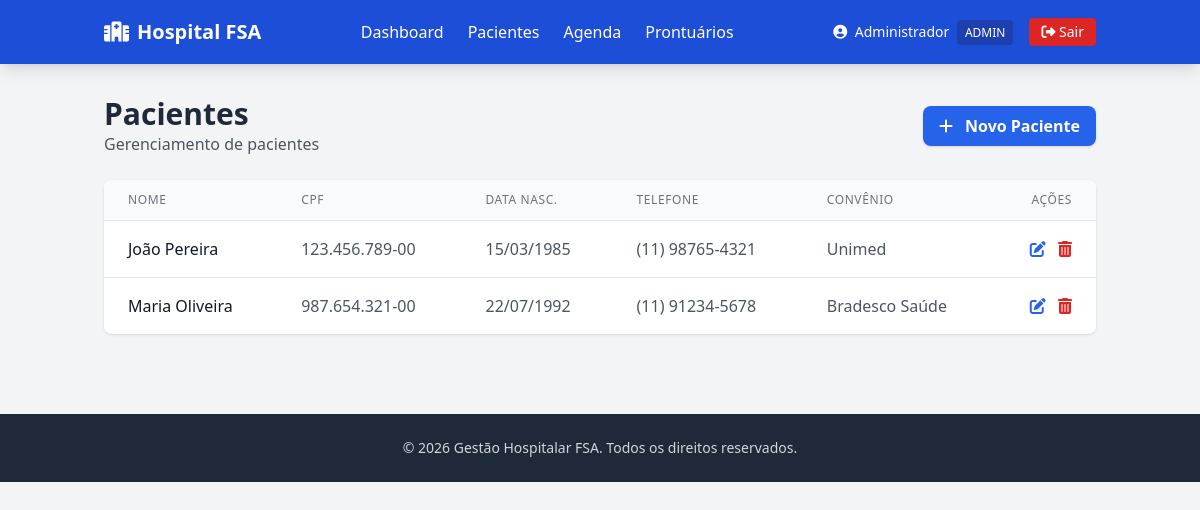
The page /pacientes (signed in) on the database its author committed.
### tables this page shows
CREATE TABLE IF NOT EXISTS pacientes (
    id INT AUTO_INCREMENT PRIMARY KEY,
    nome VARCHAR(255) NOT NULL,
    cpf VARCHAR(14) NOT NULL UNIQUE,
    data_nascimento DATE NOT NULL,
    telefone VARCHAR(20),
    email VARCHAR(255),
    endereco TEXT,
    convenio VARCHAR(100),
    numero_carteirinha VARCHAR(100),
    created_at TIMESTAMP DEFAULT CURRENT_TIMESTAMP,
    updated_at TIMESTAMP DEFAULT CURRENT_TIMESTAMP ON UPDATE CURRENT_TIMESTAMP
);

### app/Controllers/BaseController.php (called while the page is built, shortened)
<?php
abstract class BaseController
{
    protected function render(string $view, array $dados = []): void
    {
        extract($dados);
        require __DIR__ . '/../../views/' . $view . '.php';
    }
}

### app/Controllers/PacienteController.php (called while the page is built, shortened)
<?php
class PacienteController extends BaseController
{
    private Paciente $pacienteModel;
    public function __construct()
    {
        $this->pacienteModel = new Paciente();
    }
    public function index(): void
    {
        $pacientes = $this->pacienteModel->listarTodos();
        $this->render('pacientes/index', ['pacientes' => $pacientes]);
    }
}

### app/autoload.php (called while the page is built, shortened)
<?php
spl_autoload_register(function (string $class): void {
    $prefix = 'App\\';
    $baseDir = __DIR__ . '/';
    $len = strlen($prefix);
    $relativeClass = substr($class, $len);
    $file = $baseDir . str_replace('\\', '/', $relativeClass) . '.php';
});
require_once __DIR__ . '/../config/db.php';

### config/db.php (called while the page is built, shortened)
<?php
class Database
{
    private static ?PDO $instance = null;
    public static function getInstance(): PDO
    {
        if (self::$instance === null) {
            try {
                $dsn = sprintf(
                    'mysql:host=%s;dbname=%s;charset=%s',
                    self::HOST,
                    self::DB_NAME,
                    self::CHARSET
                );
                self::$instance = new PDO($dsn, self::USER, self::PASS, [
                    PDO::ATTR_ERRMODE => PDO::ERRMODE_EXCEPTION,
                    PDO::ATTR_DEFAULT_FETCH_MODE => PDO::FETCH_ASSOC,
                    PDO::ATTR_EMULATE_PREPARES => false,
                ]);
            } catch (PDOException $e) {
                error_log('[DB ERROR] ' . $e->getMessage());
                throw new PDOException('Erro ao conectar com o banco de dados: ' . $e->getMessage());
            }
        }
        return self::$instance;
    }
}

### app/Models/Paciente.php (called while the page is built, shortened)
<?php
class Paciente
{
    private PDO $db;
    public function __construct()
    {
        $this->db = Database::getInstance();
    }
    public function listarTodos(): array
    {
        $stmt = $this->db->query('SELECT * FROM pacientes ORDER BY nome');
        return $stmt->fetchAll(PDO::FETCH_ASSOC);
    }
}

### views/pacientes/index.php (the view, shortened to what this page needs)
<div class="flex justify-between items-center mb-6">
    <div>
        <h1 class="text-3xl font-bold text-gray-800">Pacientes</h1>
        <p class="text-gray-600">Gerenciamento de pacientes</p>
    </div>
    <?php if (in_array($_SESSION['usuario_perfil'], ['admin', 'recepcao'])): ?>
    <a href="/pacientes/criar" class="bg-blue-600 hover:bg-blue-700 text-white font-bold py-2 px-4 rounded-lg transition shadow">
        <i class="fas fa-plus mr-2"></i> Novo Paciente
    </a>
    <?php endif; ?>
</div>
<div class="bg-white rounded-lg shadow overflow-hidden">
    <div class="overflow-x-auto">
        <table class="min-w-full divide-y divide-gray-200">
            <thead class="bg-gray-50">
                <tr>
                    <th class="px-6 py-3 text-left text-xs font-medium text-gray-500 uppercase tracking-wider">Nome</th>
                    <th class="px-6 py-3 text-left text-xs font-medium text-gray-500 uppercase tracking-wider">CPF</th>
                    <th class="px-6 py-3 text-left text-xs font-medium text-gray-500 uppercase tracking-wider">Data Nasc.</th>
                    <th class="px-6 py-3 text-left text-xs font-medium text-gray-500 uppercase tracking-wider">Telefone</th>
                    <th class="px-6 py-3 text-left text-xs font-medium text-gray-500 uppercase tracking-wider">Convênio</th>
                    <th class="px-6 py-3 text-right text-xs font-medium text-gray-500 uppercase tracking-wider">Ações</th>
                </tr>
            </thead>
            <tbody class="bg-white divide-y divide-gray-200">
                <?php if (empty($pacientes)): ?>
                <tr>
                    <td colspan="6" class="px-6 py-8 text-center text-gray-500">Nenhum paciente cadastrado.</td>
                </tr>
                <?php else: ?>
                <?php foreach ($pacientes as $p): ?>
                <tr class="hover:bg-gray-50">
                    <td class="px-6 py-4 whitespace-nowrap font-medium text-gray-900"><?= htmlspecialchars($p['nome']) ?></td>
                    <td class="px-6 py-4 whitespace-nowrap text-gray-600"><?= htmlspecialchars($p['cpf']) ?></td>
                    <td class="px-6 py-4 whitespace-nowrap text-gray-600"><?= date('d/m/Y', strtotime($p['data_nascimento'])) ?></td>
                    <td class="px-6 py-4 whitespace-nowrap text-gray-600"><?= htmlspecialchars($p['telefone'] ?? '-') ?></td>
                    <td class="px-6 py-4 whitespace-nowrap text-gray-600"><?= htmlspecialchars($p['convenio'] ?? '-') ?></td>
                    <td class="px-6 py-4 whitespace-nowrap text-right space-x-2">
                        <?php if (in_array($_SESSION['usuario_perfil'], ['admin', 'recepcao'])): ?>
                        <a href="/pacientes/editar?id=<?= $p['id'] ?>" class="text-blue-600 hover:text-blue-800 transition" title="Editar">
                            <i class="fas fa-edit"></i>
                        </a>
                        <?php endif; ?>
                        <?php if ($_SESSION['usuario_perfil'] === 'admin'): ?>
                        <a href="/pacientes/deletar?id=<?= $p['id'] ?>" class="text-red-600 hover:text-red-800 transition" title="Excluir" onclick="return confirm('Tem certeza?')">
                            <i class="fas fa-trash-alt"></i>
                        </a>
                        <?php endif; ?>
                    </td>
                </tr>
                <?php endforeach; ?>
                <?php endif; ?>
            </tbody>
        </table>
    </div>
</div>
<?php
$conteudo = ob_get_clean();
require __DIR__ . '/layout.php';
?>

### public/index.php (shortened to what this page needs)
<?php
require_once __DIR__ . '/../app/autoload.php';
$uri = parse_url($_SERVER['REQUEST_URI'], PHP_URL_PATH);
$uri = trim($uri, '/');
$uri = explode('?', $uri)[0];
switch ($uri) {
    case 'pacientes':
        $controller = new PacienteController();
        $controller->index();
        break;
}

### views/layout.php (shortened to what this page needs)
<!DOCTYPE html>
<html lang="pt-BR">
<head>
    <script src="https://cdn.tailwindcss.com"></script>
    <link rel="stylesheet" href="https://cdnjs.cloudflare.com/ajax/libs/font-awesome/6.4.0/css/all.min.css">
</head>
<body class="bg-gray-100 text-gray-800">
    <?php if (!empty($_SESSION['usuario_id'])): ?>
    <nav class="bg-blue-700 text-white shadow-lg">
        <div class="container mx-auto px-4">
            <div class="flex justify-between items-center h-16">
                <div class="flex items-center space-x-4">
                    <a href="/dashboard" class="text-xl font-bold">
                        <i class="fas fa-hospital mr-2"></i>Hospital FSA
                    </a>
                </div>
                <div class="hidden md:flex space-x-6">
                    <a href="/dashboard" class="hover:text-blue-200 transition">Dashboard</a>
                    <a href="/pacientes" class="hover:text-blue-200 transition">Pacientes</a>
                    <a href="/agenda" class="hover:text-blue-200 transition">Agenda</a>
                    <a href="/prontuarios" class="hover:text-blue-200 transition">Prontuários</a>
                </div>
                <div class="flex items-center space-x-4">
                    <span class="text-sm">
                        <i class="fas fa-user-circle mr-1"></i>
                        <?= htmlspecialchars($_SESSION['usuario_nome'] ?? 'Usuário') ?>
                        <span class="text-xs bg-blue-800 px-2 py-1 rounded ml-1 uppercase">
                            <?= htmlspecialchars($_SESSION['usuario_perfil'] ?? '') ?>
                        </span>
                    </span>
                    <a href="/logout" class="text-sm bg-red-600 hover:bg-red-700 px-3 py-1 rounded transition">
                        <i class="fas fa-sign-out-alt"></i> Sair
                    </a>
                </div>
            </div>
        </div>
    </nav>
    <?php endif; ?>
    <main class="container mx-auto px-4 py-8">
        <?= $conteudo ?? '' ?>
    </main>
    <footer class="bg-gray-800 text-gray-300 py-6 mt-12">
        <div class="container mx-auto px-4 text-center text-sm">
            <p>&copy; <?= date('Y') ?> Gestão Hospitalar FSA. Todos os direitos reservados.</p>
        </div>
    </footer>
</body>
</html>

### rows shown on the page
pacientes: nome "João Pereira", cpf "123.456.789-00", data_nascimento "15/03/1985", telefone "(11) 98765-4321", convenio "Unimed"
pacientes: nome "Maria Oliveira", cpf "987.654.321-00", data_nascimento "22/07/1992", telefone "(11) 91234-5678", convenio "Bradesco Saúde"

### other values the page prints
$_SESSION['usuario_nome'] "Administrador"
$_SESSION['usuario_perfil'] "ADMIN"
